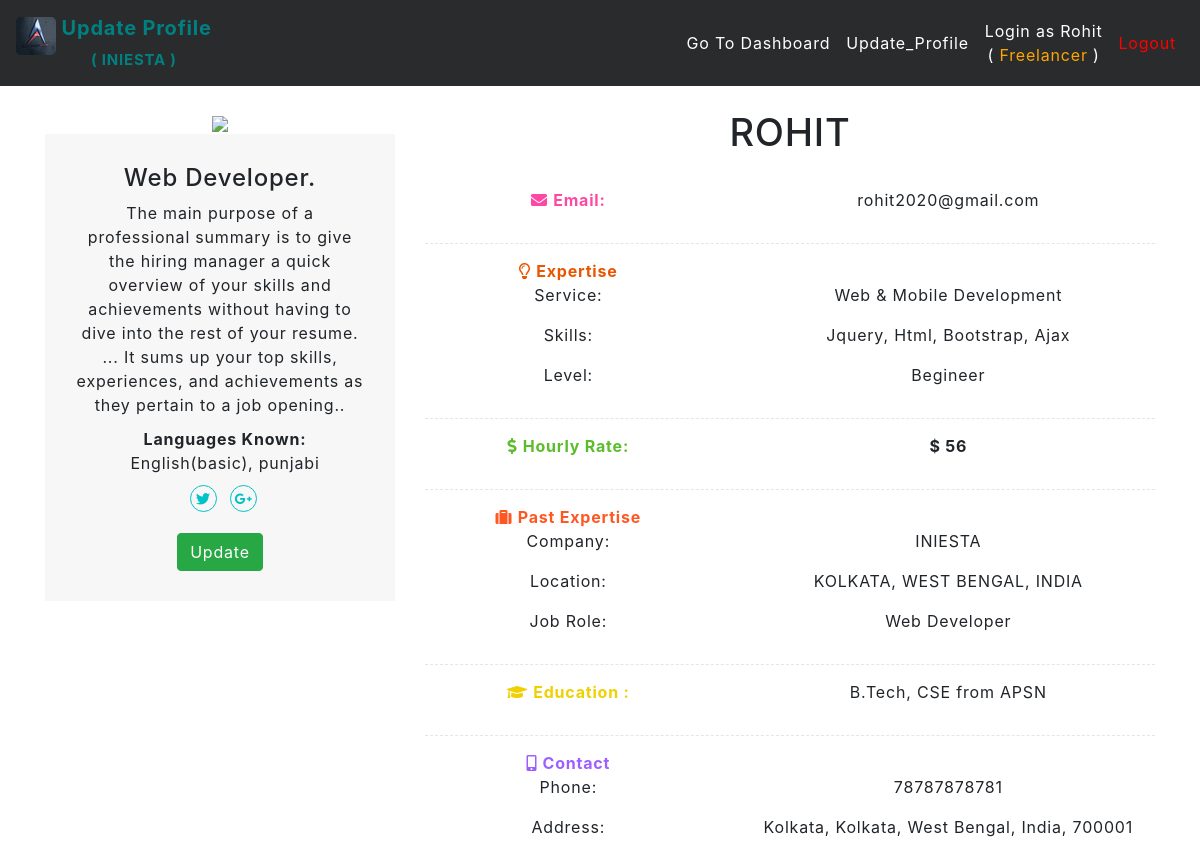
Screenshot of /view_profile.php (signed in) with the database file from the repository.
### tables this page shows
CREATE TABLE `profilee` (
  `profile_id` int(3) NOT NULL,
  `firstname` varchar(255) NOT NULL,
  `expertise` varchar(250) NOT NULL,
  `skills` varchar(255) NOT NULL,
  `user_token_id` varchar(300) NOT NULL
);

CREATE TABLE `titletb` (
  `profile_id` int(3) NOT NULL,
  `firstname` varchar(255) NOT NULL,
  `title` varchar(255) NOT NULL,
  `professional_overview` text NOT NULL
);

CREATE TABLE `languagetb` (
  `profile_id` int(11) NOT NULL,
  `firstname` varchar(255) NOT NULL,
  `lang_profiency` varchar(255) NOT NULL,
  `other_lang` varchar(250) NOT NULL,
  `other_lang_prof` varchar(255) NOT NULL
);

CREATE TABLE `e_leveltb` (
  `profile_id` int(3) NOT NULL,
  `expertise_level` varchar(255) NOT NULL,
  `user_token_id` varchar(255) NOT NULL
);

CREATE TABLE `hourlytb` (
  `profile_id` int(11) NOT NULL,
  `firstname` varchar(255) NOT NULL,
  `hourly_rate` int(11) NOT NULL
);

CREATE TABLE `employmenttb` (
  `profile_id` int(3) NOT NULL,
  `employ_company` varchar(300) NOT NULL,
  `employ_city` varchar(255) NOT NULL,
  `employ_state` varchar(255) NOT NULL,
  `employ_country` varchar(255) NOT NULL,
  `employ_job_title` varchar(255) NOT NULL,
  `employ_description` text NOT NULL
);

CREATE TABLE `eduactiontb` (
  `profile_id` int(3) NOT NULL,
  `firstname` varchar(250) NOT NULL,
  `college_name` varchar(255) NOT NULL,
  `area_study` varchar(255) NOT NULL,
  `degree` varchar(255) NOT NULL,
  `from_date` date NOT NULL,
  `to_date` date NOT NULL
);

CREATE TABLE `phonetb` (
  `profile_id` int(4) NOT NULL,
  `phone_number` text NOT NULL
);

CREATE TABLE `locationtb` (
  `profile_id` int(4) NOT NULL,
  `firstname` varchar(255) NOT NULL,
  `street_address` text NOT NULL,
  `city` varchar(255) NOT NULL,
  `state` varchar(255) NOT NULL,
  `country` varchar(255) NOT NULL,
  `pincode` text NOT NULL
);

### view_profile.php (the view, shortened to what this page needs)
<?php include "auth.php";
include "DB.php";
$profile_id = $_SESSION['id'];
$db_rate = "";
$db_title = "";
$query = "SELECT * FROM profilee, eduactiontb, e_leveltb, employmenttb, hourlytb, locationtb, phonetb, languagetb,  titletb,  imagetb  WHERE profilee.profile_id = {$profile_id} AND eduactiontb.profile_id = {$profile_id}
AND e_leveltb.profile_id = {$profile_id} AND employmenttb.profile_id = {$profile_id} AND hourlytb.profile_id = {$profile_id} AND locationtb.profile_id = {$profile_id}
AND phonetb.profile_id = {$profile_id} AND languagetb.profile_id = {$profile_id} AND titletb.profile_id = {$profile_id}  AND imagetb.profile_id = {$profile_id}";
$result = mysqli_query($connection,$query);
while($row = mysqli_fetch_assoc($result))
{
	$db_expertise = $row['expertise'];
	$db_skills = $row['skills'];
	$db_degree = $row['degree'];
	$db_college = $row['college_name'];
	$db_area_study = $row['area_study'];
	$db_level = $row['expertise_level'];
	$db_company = $row['employ_company'];
	$db_city = $row['employ_city'];
	$db_state = $row['employ_state'];
	$db_country = $row['employ_country'];
	$db_job_title  = $row['employ_job_title'];
	$db_rate = $row['hourly_rate'];
	$db_phone = $row['phone_number'];
	$db_user_street = $row['street_address'];
	$db_user_city = $row['city'];
	$db_user_state = $row['state'];
	$db_user_country = $row['country'];
	$db_pincode = $row['pincode'];
	$db_english = $row['lang_profiency'];
	$db_other_lang = $row['other_lang'];
	$db_title = $row['title'];
	$db_overview = $row['professional_overview'];
	$db_image = $row['user_image'];
}
?>
<!DOCTYPE html>
<html lang="en">
<head>
	<link rel="stylesheet" href="style_view_profile.css">
	<link rel="stylesheet" href="https://stackpath.bootstrapcdn.com/bootstrap/4.4.1/css/bootstrap.min.css">
	<link rel="stylesheet" href="style.css">
</head>
<body>
	<link rel="stylesheet" href="https://cdnjs.cloudflare.com/ajax/libs/font-awesome/5.13.0/css/all.min.css" />
	<nav class="navbar navbar-expand-lg navbar-dark" style="background-color: #292b2c;">
		<a class="navbar-brand" style="color: teal; font-weight: bold;" href="view_profile.php"><img src="images/iniesta-logo.jpg" alt="iniesta-logo" style="border-radius: 5px; margin-bottom: -12px;"> Update Profile <br> <span style="font-size: 15px; margin-left: 40px;">( INIESTA )</span> </a>
		<div class="collapse navbar-collapse" id="navbarSupportedContent">
			<ul class="navbar-nav ml-auto">
				<li class="nav-item dropdown">
					<a href="user_dasboard.php" class="nav-link" style="color: white; padding-top: 20px;"> Go To Dashboard </a>
				</li>
				<li class="nav-item dropdown trainings">
					<a href="update_user.php?u_id=<?php echo $_SESSION['id']; ?>" class="nav-link" style="color: white; padding-top: 20px;"> Update_Profile </a>
				</li>
				<li class="nav-item dropdown">
					<a type="button" class="nav-link" style="color: white;">
						Login as <?php echo $_SESSION['firstname'],"<br>"."( <span style='color: orange;'>". $_SESSION['userrole']."</span> )"; ?>
					</a>
				</li>
				<li class="nav-item dropdown">
					<a href="logout.php" type="button" class="nav-link" style="color: red; padding-top: 20px;">
						Logout
					</a>
				</li>
			</ul>
		</div>
	</nav>
	<br>
	<div class="container">
		<div class="team-single">
			<div class="row">
				<div class="col-lg-4 col-md-5 xs-margin-30px-bottom">
					<div class="team-single-img">
						<?php echo "<img class='img-responsive' src='images/$db_image' width='200px'>"; ?>
					</div>
					<div class="bg-light-gray padding-30px-all md-padding-25px-all sm-padding-20px-all text-center">
						<h4 class="margin-10px-bottom font-size24 md-font-size22 sm-font-size20 font-weight-600"> <?php echo $db_title; ?>. </h4>
						<p class="sm-width-100 sm-margin-auto"><?php echo $db_overview; ?>.<br><span style="float:left; width:300px; padding: 10px;"><strong>Languages Known:</strong> English(<?php echo $db_english; ?>), <?php echo $db_other_lang; ?> </span></p><br>
						<div class="margin-20px-top team-single-icons">
							<ul class="no-margin" style="margin-right: 25px;">
								<li><a href="javascript:void(0)"><i class="fab fa-twitter"></i></a></li>
								<li><a href="javascript:void(0)"><i class="fab fa-google-plus-g"></i></a></li>
							</ul>
						</div>
						<a href="update_user.php?u_id=<?php echo $_SESSION['id']; ?>" class="btn btn-success"> Update </a>
					</div>
				</div>
				<div class="col-lg-8 col-md-7">
					<div class="team-single-text padding-50px-left sm-no-padding-left">
						<h4 class="font-size38 sm-font-size32 xs-font-size30 text-uppercase"><?php echo $_SESSION['firstname']; ?></h4>
						<div class="contact-info-section margin-40px-tb">
							<ul class="list-style9 no-margin">
								<br>
								<li>
									<div class="row">
										<div class="col-md-5 col-5">
											<i class="fas fa-envelope text-pink"></i>
											<strong class="margin-10px-left xs-margin-four-left text-pink">Email:</strong>
										</div>
										<div class="col-md-7 col-7">
											<p><?php echo $_SESSION['email']; ?></p>
										</div>
									</div>
								</li>
								<li>
									<div class="row">
										<div class="col-md-5 col-5">
											<i class="far fa-lightbulb text-orange"></i>
											<strong class="margin-10px-left text-orange"> Expertise </strong>
											<p>Service: </p>
											<p> Skills: </p>
											<p> Level: </p>
										</div>
										<div class="col-md-7 col-7">
											<br>
											<p><?php echo $db_expertise; ?></p>
											<p><?php echo $db_skills; ?></p>
											<p><?php echo $db_level; ?></p>
										</div>
									</div>
								</li>
								<li>
									<div class="row">
										<div class="col-md-5 col-5">
											<i class="fas fa-dollar-sign text-green"></i>
											<strong class="margin-10px-left text-green"> Hourly Rate:</strong>
										</div>
										<div class="col-md-7 col-7">
											<p><b>$ <?php echo $db_rate; ?></b></p>
										</div>
									</div>
								</li>
								<li>
									<div class="row">
										<div class="col-md-5 col-5">
											<i class="fas fa-suitcase text-lightred"></i>
											<strong class="margin-10px-left text-lightred"> Past Expertise </strong>
											<p> Company: </p>
											<p> Location: </p>
											<p> Job Role: </p>
										</div>
										<div class="col-md-7 col-7">
											<br>
											<p> <?php echo $db_company; ?></p>
											<p class="text-uppercase"><?php echo $db_city, "<span>, " . $db_state. ", " . $db_country. "</span>"; ?></p>
											<p><?php echo $db_job_title; ?></p>
										</div>
									</div>
								</li>
								<li>
									<div class="row">
										<div class="col-md-5 col-5">
											<i class="fas fa-graduation-cap text-yellow"></i>
											<strong class="margin-10px-left text-yellow"> Education : </strong>
										</div>
										<div class="col-md-7 col-7">
											<p><?php echo $db_degree,","."<span> ".$db_area_study. "</span> "."from ". $db_college;?></p>
										</div>
									</div>
								</li>
								<li>
									<div class="row">
										<div class="col-md-5 col-5">
											<i class="fas fa-mobile-alt text-purple"></i>
											<strong class="margin-10px-left xs-margin-four-left text-purple">Contact</strong>
											<p> Phone: </p>
											<p> Address: </p>
										</div>
										<div class="col-md-7 col-7">
											<br>
											<p><?php echo $db_phone; ?></p>
											<p><?php echo $db_user_street.", ".$db_user_city. ", ".$db_user_state.", ".$db_user_country.", ".$db_pincode; ?></p>
										</div>
									</div>
								</li>
							</ul>
						</div>
					</div>
				</div>
			</div>
		</div>
	</div>
</body>
</html>

### style_view_profile.css (style rules this page uses)
body { font-size: 16px; color: #6f6f6f; font-weight: 400; line-height: 28px; letter-spacing: 0.8px; margin-top:20px; }
.font-size38 { font-size: 38px; }
.team-single-icons ul li { display: inline-block; border: 1px solid #02c2c7; border-radius: 50%; color: #86bc42; margin-right: 8px; margin-bottom: 5px; -webkit-transition-duration: .3s; transition-duration: .3s }
.team-single-icons ul li a { color: #02c2c7; display: block; font-size: 14px; height: 25px; line-height: 26px; text-align: center; width: 25px }
.padding-30px-all { padding: 30px; }
.bg-light-gray { background-color: #f7f7f7; }
.text-center { text-align: center!important; }
img { max-width: 100%; height: auto; }
.list-style9 { list-style: none; padding: 0 }
.list-style9 li { position: relative; padding: 0 0 15px 0; margin: 0 0 15px 0; border-bottom: 1px dashed rgba(0, 0, 0, 0.1) }
.list-style9 li:last-child { border-bottom: none; padding-bottom: 0; margin-bottom: 0 }
.text-orange { color: #e95601 }
.text-green { color: #5bbd2a }
.text-yellow { color: #f0d001 }
.text-pink { color: #ff48a4 }
.text-purple { color: #9d60ff }
.text-lightred { color: #ff5722 }

### style.css (style rules this page uses)
html, body { text-align: center; min-height: 100%; margin: 0; }

### rows the page displays
profilee: titletb.title "Web Developer", titletb.professional_overview "The main purpose of a professional summary is to give the hiring manager a quick overview of your skills and achievements without having to dive into the rest of your resume. ... It sums up your top skills, experiences, and achievements as they pertain to a job opening.", languagetb.lang_profiency "basic", languagetb.other_lang "punjabi", expertise "Web & Mobile Development", skills "Jquery, Html, Bootstrap, Ajax", e_leveltb.expertise_level "Begineer", hourlytb.hourly_rate "56", employmenttb.employ_company "INIESTA", employmenttb.employ_city "KOLKATA", employmenttb.employ_state "WEST BENGAL", employmenttb.employ_country "INDIA", employmenttb.employ_job_title "Web Developer", eduactiontb.degree "B.Tech", eduactiontb.area_study "CSE", eduactiontb.college_name "APSN", phonetb.phone_number "78787878781", locationtb.street_address "Kolkata", locationtb.city "Kolkata", locationtb.state "West Bengal", locationtb.country "India", locationtb.pincode "700001"

### other values shown
$_SESSION['firstname'] "Rohit"
$_SESSION['userrole'] "Freelancer"
$_SESSION['firstname'] "ROHIT"
$_SESSION['email'] "rohit2020@gmail.com"
